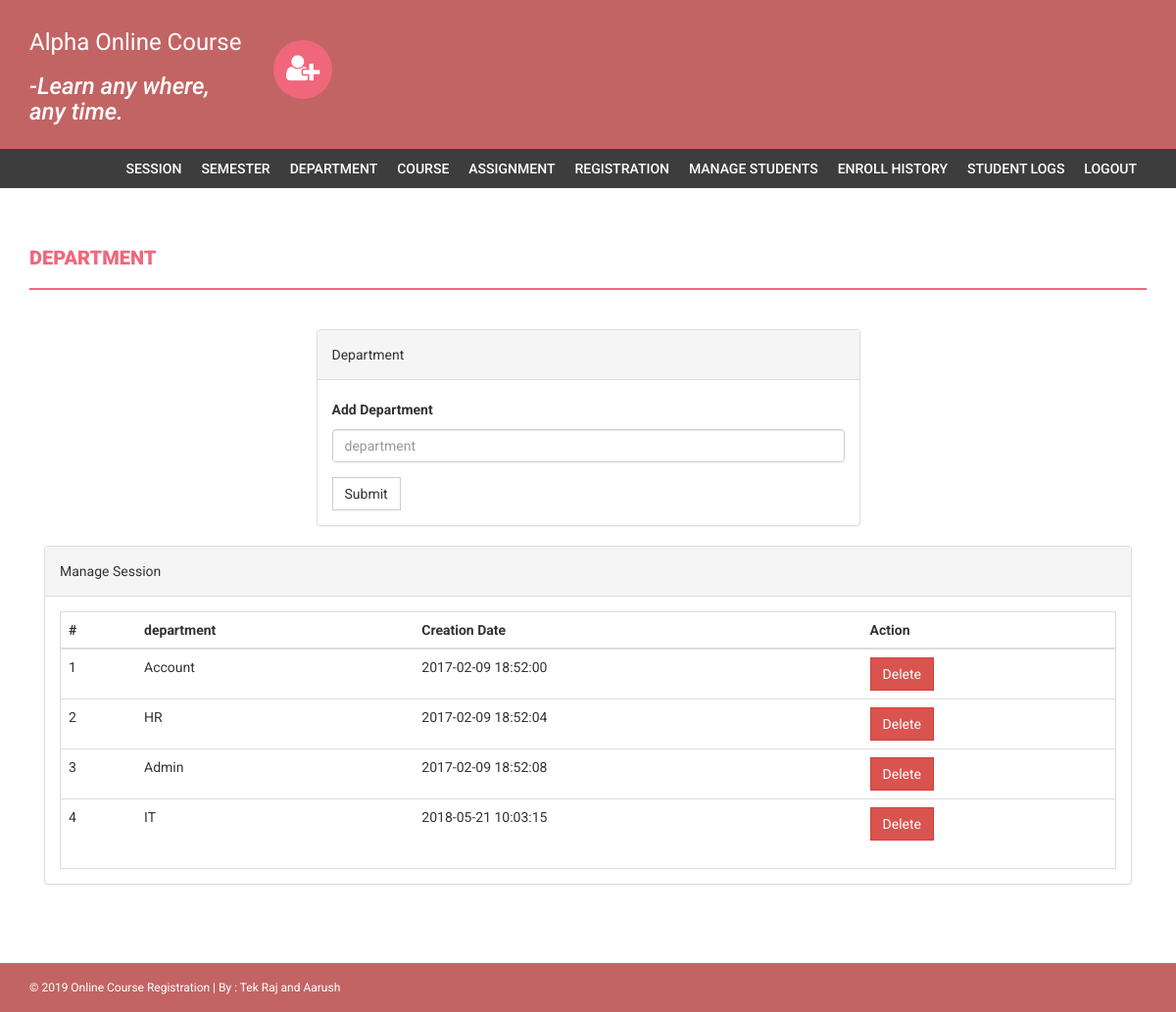
The page /admin/department.php (signed in) on the database its author committed.
### tables this page shows
CREATE TABLE `department` (
  `id` int(11) NOT NULL,
  `department` varchar(255) DEFAULT NULL,
  `creationDate` timestamp NULL DEFAULT CURRENT_TIMESTAMP
);

### admin/department.php (the view, shortened to what this page needs)
<?php
if(strlen($_SESSION['alogin'])==0)
    {
header('location:index.php');
}
else{
?>
<!DOCTYPE html>
<html xmlns="http://www.w3.org/1999/xhtml">
<head>
    <link href="assets/css/bootstrap.css" rel="stylesheet" />
    <link href="assets/css/font-awesome.css" rel="stylesheet" />
    <link href="assets/css/style.css" rel="stylesheet" />
</head>
<body>
<?php include('includes/header.php');?>
<?php if($_SESSION['alogin']!="")
{
 include('includes/menubar.php');
}
 ?>
    <div class="content-wrapper">
        <div class="container">
              <div class="row">
                    <div class="col-md-12">
                        <h1 class="page-head-line">Department  </h1>
                    </div>
                </div>
                <div class="row" >
                  <div class="col-md-3"></div>
                    <div class="col-md-6">
                        <div class="panel panel-default">
                        <div class="panel-heading">
                           Department
                        </div>
                        <div class="panel-body">
                       <form name="dept" method="post">
   <div class="form-group">
    <label for="department">Add Department  </label>
    <input type="text" class="form-control" id="department" name="department" placeholder="department" required />
  </div>
 <button type="submit" name="submit" class="btn btn-default">Submit</button>
</form>
                            </div>
                            </div>
                    </div>
                </div>
                <div class="col-md-12">
                    <div class="panel panel-default">
                        <div class="panel-heading">
                            Manage Session
                        </div>
                        <div class="panel-body">
                            <div class="table-responsive table-bordered">
                                <table class="table">
                                    <thead>
                                        <tr>
                                            <th>#</th>
                                            <th>department</th>
                                            <th>Creation Date</th>
                                            <th>Action</th>
                                        </tr>
                                    </thead>
                                    <tbody>
<?php
$sql=mysqli_query($con,"select * from department");
$cnt=1;
while($row=mysqli_fetch_array($sql))
{
?>
                                        <tr>
                                            <td><?php echo $cnt;?></td>
                                            <td><?php echo htmlentities($row['department']);?></td>
                                            <td><?php echo htmlentities($row['creationDate']);?></td>
                                            <td>
  <a href="department.php?id=<?php echo $row['id']?>&del=delete" onClick="return confirm('Are you sure you want to delete?')">
                                            <button class="btn btn-danger">Delete</button>
</a>
                                            </td>
                                        </tr>
<?php
$cnt++;
} ?>
                                    </tbody>
                                </table>
                            </div>
                        </div>
                    </div>
                </div>
            </div>
        </div>
  <?php include('includes/footer.php');?>
</body>
</html>
<?php } ?>

### admin/assets/css/style.css (style rules this page uses)
body { font-family: 'Roboto', sans-serif; line-height: 30px; }
.content-wrapper { margin-top: 40px; min-height: 600px; padding-bottom: 60px; }
.page-head-line { font-weight: 900; padding-bottom: 20px; border-bottom: 2px solid #F0677C; text-transform: uppercase; color: #F0677C; font-size: 20px; margin-bottom: 40px; }
.btn { border-radius: 0px; -webkit-border-radius: 0px; -moz-border-radius: 0px; }

### rows shown on the page
department: department "Account", creationDate "2017-02-09 18:52:00"
department: department "HR", creationDate "2017-02-09 18:52:04"
department: department "Admin", creationDate "2017-02-09 18:52:08"
department: department "IT", creationDate "2018-05-21 10:03:15"
